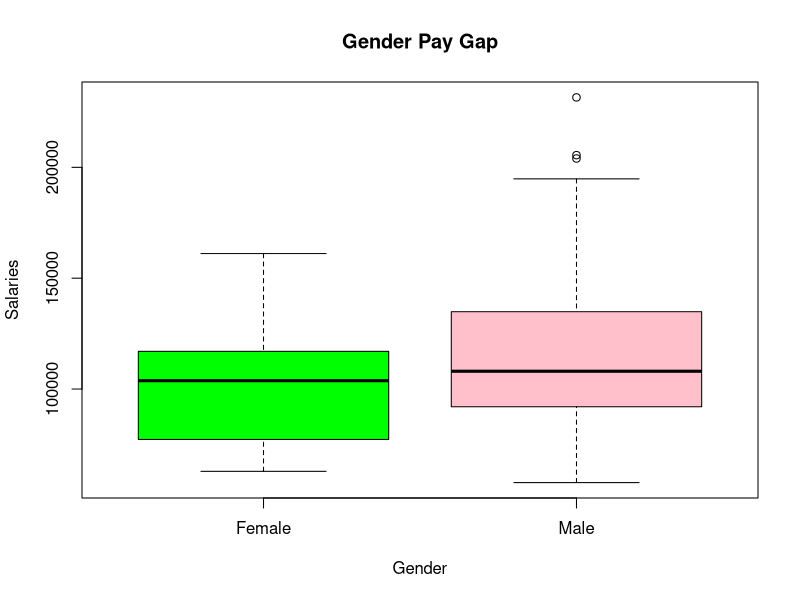
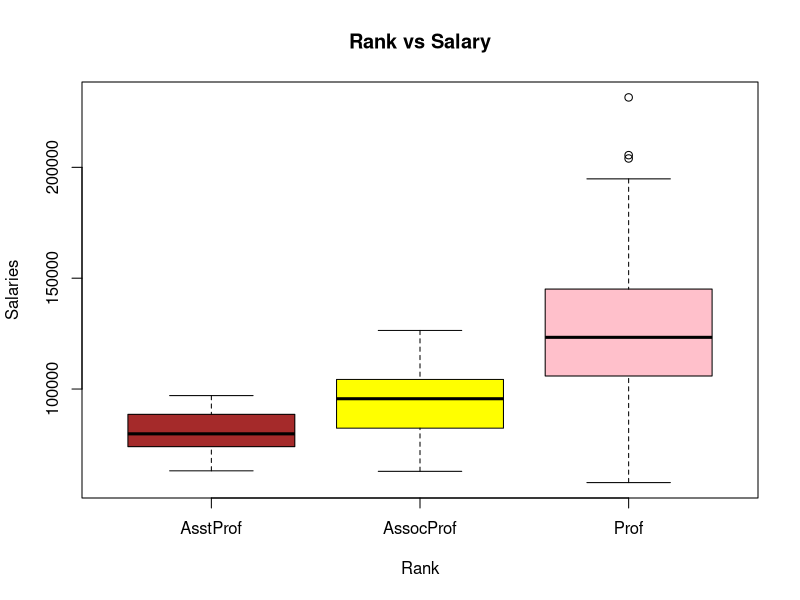
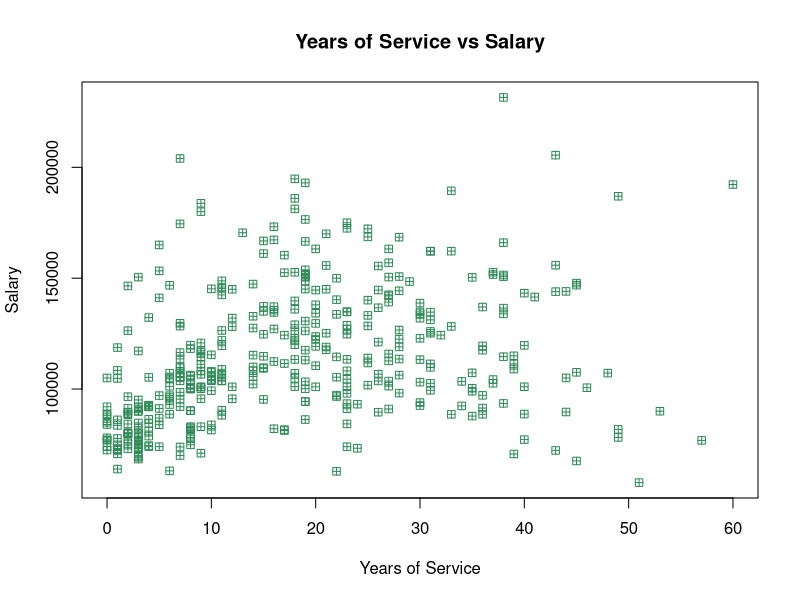
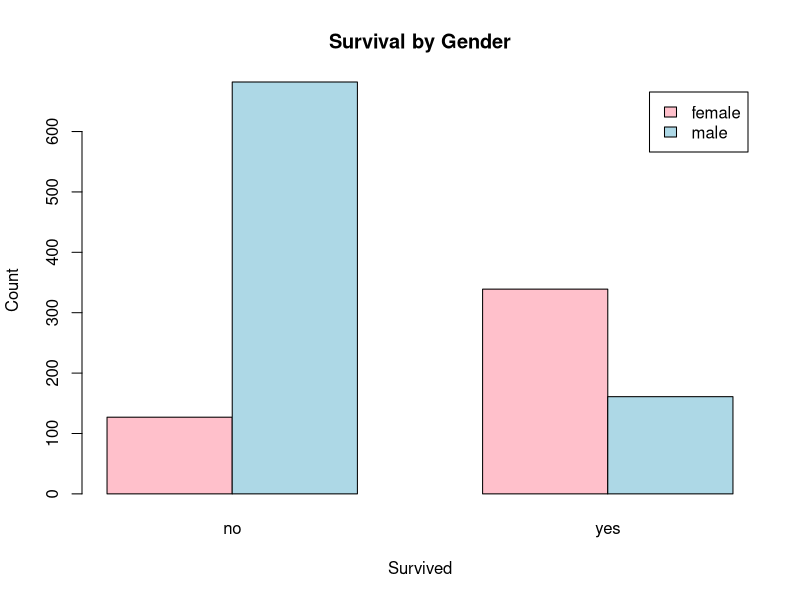
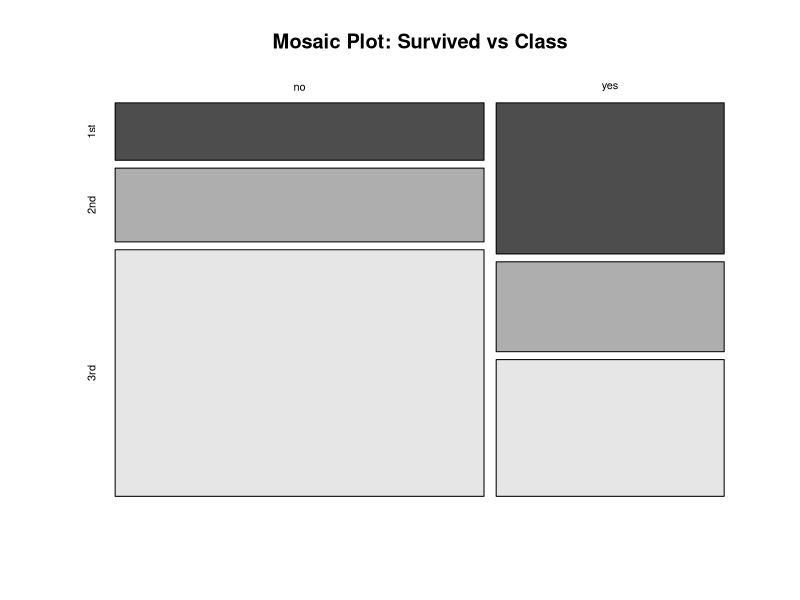
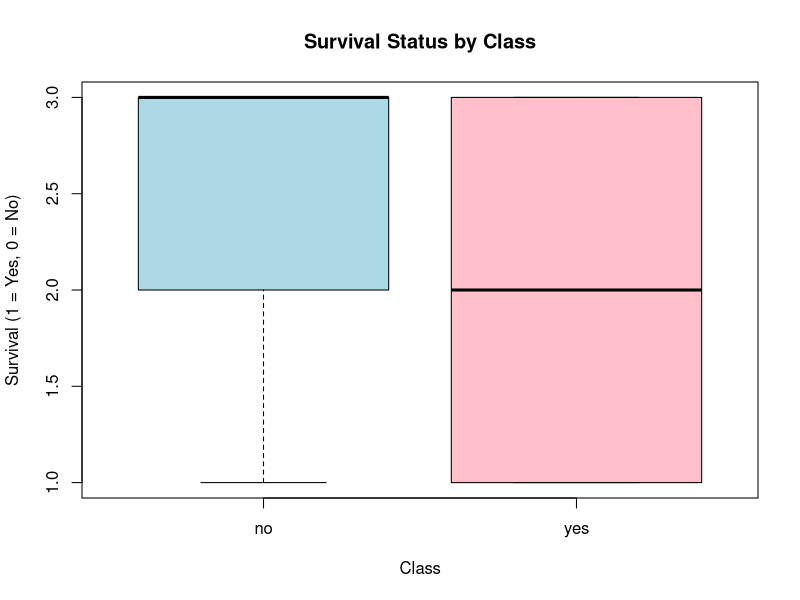

These figures' R source, in order:
## ---- chunk 1
install.packages("car")
library(car)
## ---- chunk 2
# Loading thedataset
data(Salaries)
str(Salaries)
## ---- chunk 3
summary(Salaries)
## ---- chunk 4
aggregate(salary ~ sex, data = Salaries, FUN = mean)
## ---- chunk 5
#Gender pay Gap
boxplot(salary ~ sex, data = Salaries, main = "Gender Pay Gap",
        xlab = "Gender", ylab = "Salaries", col = c("green", "pink"))
## ---- chunk 6
t.test(salary ~ sex, data = Salaries)
## ---- chunk 7
boxplot(salary ~ rank, data = Salaries, main = "Rank vs Salary",
        xlab = "Rank", ylab = "Salaries", col = c("brown", "yellow", "pink"))
## ---- chunk 8
anova_model <- aov(salary ~ rank, data = Salaries)
summary(anova_model)
## ---- chunk 9
plot(Salaries$yrs.service, Salaries$salary, main = "Years of Service vs Salary",
     xlab = "Years of Service", ylab = "Salary", pch = 12, col = "seagreen")
## ---- chunk 10
cor(Salaries$yrs.service, Salaries$salary)
## ---- chunk 11
library(carData)
data("TitanicSurvival")
str(TitanicSurvival)
## ---- chunk 12
summary(TitanicSurvival)
## ---- chunk 13
contingency_table <- table(TitanicSurvival$survived, TitanicSurvival$passengerClass)
print(contingency_table)
## ---- chunk 14
chisq_test <- chisq.test(contingency_table)
print(chisq_test)
## ---- chunk 15
table(TitanicSurvival$sex, TitanicSurvival$survived)

## ---- chunk 16
barplot(table(TitanicSurvival$sex, TitanicSurvival$survived), beside = TRUE, col = c("pink", "lightblue"), 
        legend = rownames(table(TitanicSurvival$sex, TitanicSurvival$survived)), main = "Survival by Gender", 
        xlab = "Survived", ylab = "Count")
## ---- chunk 17
mosaicplot(contingency_table, 
           main = "Mosaic Plot: Survived vs Class",
           color = TRUE)
## ---- chunk 18
boxplot(passengerClass ~ survived, data = TitanicSurvival, 
        main = "Survival Status by Class",
        xlab = "Class", ylab = "Survival (1 = Yes, 0 = No)",
        col = c("lightblue", "pink"))
## ---- chunk 19
contingency_table <- table(TitanicSurvival$survived, TitanicSurvival$passengerClass)
print(contingency_table)
## ---- chunk 20
prop_table <- prop.table(contingency_table, margin = 2)  # Proportion within each class
print(prop_table)
## ---- chunk 21
chisq_test <- chisq.test(contingency_table)
print(chisq_test)
